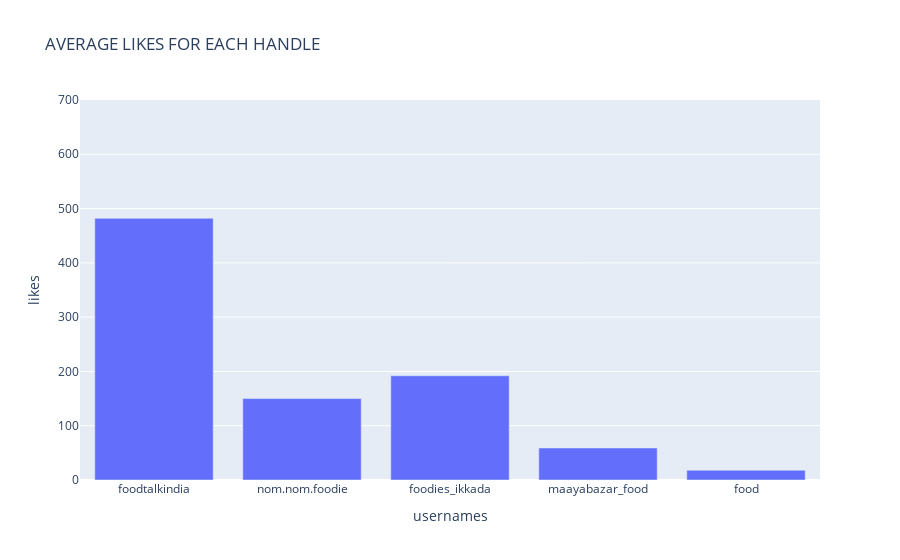

Notebook code cell kept with this figure:
### Code cell
plotly.bar(df_avg_follow_likes, x='usernames', y='likes', range_y=[0, 700], title='AVERAGE LIKES FOR EACH HANDLE')

### Figure 1 — Plotly figure (JSON) as saved in the notebook; plotly's stock layout.template omitted (floating-point values rounded to 4 significant figures)
{"data": [{"alignmentgroup": "True", "hovertemplate": "usernames=%{x}<br>likes=%{y}<extra></extra>", "legendgroup": "", "marker": {"color": "#636efa", "pattern": {"shape": ""}}, "name": "", "offsetgroup": "", "orientation": "v", "showlegend": false, "textposition": "auto", "type": "bar", "x": ["foodtalkindia", "nom.nom.foodie", "foodies_ikkada", "maayabazar_food", "food"], "xaxis": "x", "y": [482, 150, 192, 59, 18], "yaxis": "y"}], "layout": {"barmode": "relative", "legend": {"tracegroupgap": 0}, "title": {"text": "AVERAGE LIKES FOR EACH HANDLE"}, "xaxis": {"anchor": "y", "domain": [0, 1], "title": {"text": "usernames"}}, "yaxis": {"anchor": "x", "domain": [0, 1], "range": [0, 700], "title": {"text": "likes"}}}}
